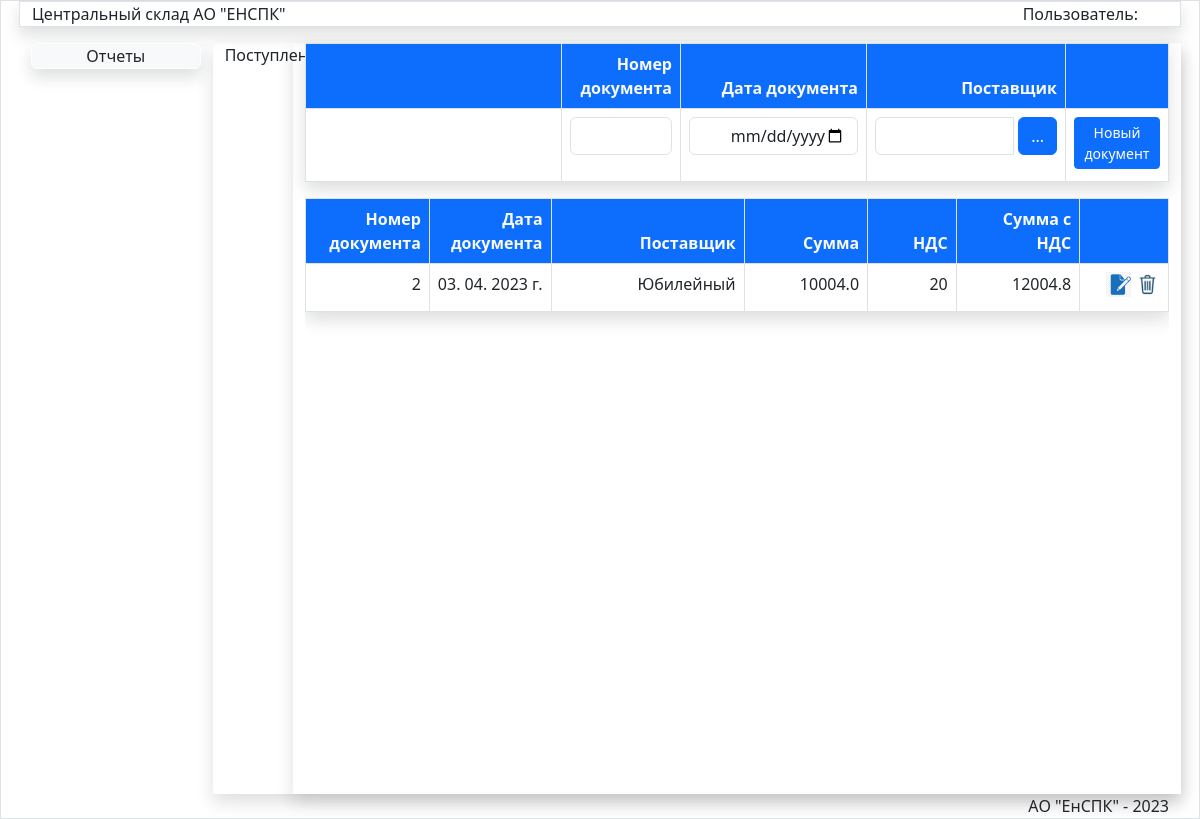
The page /JurnalPost/ on the database as committed earlier.
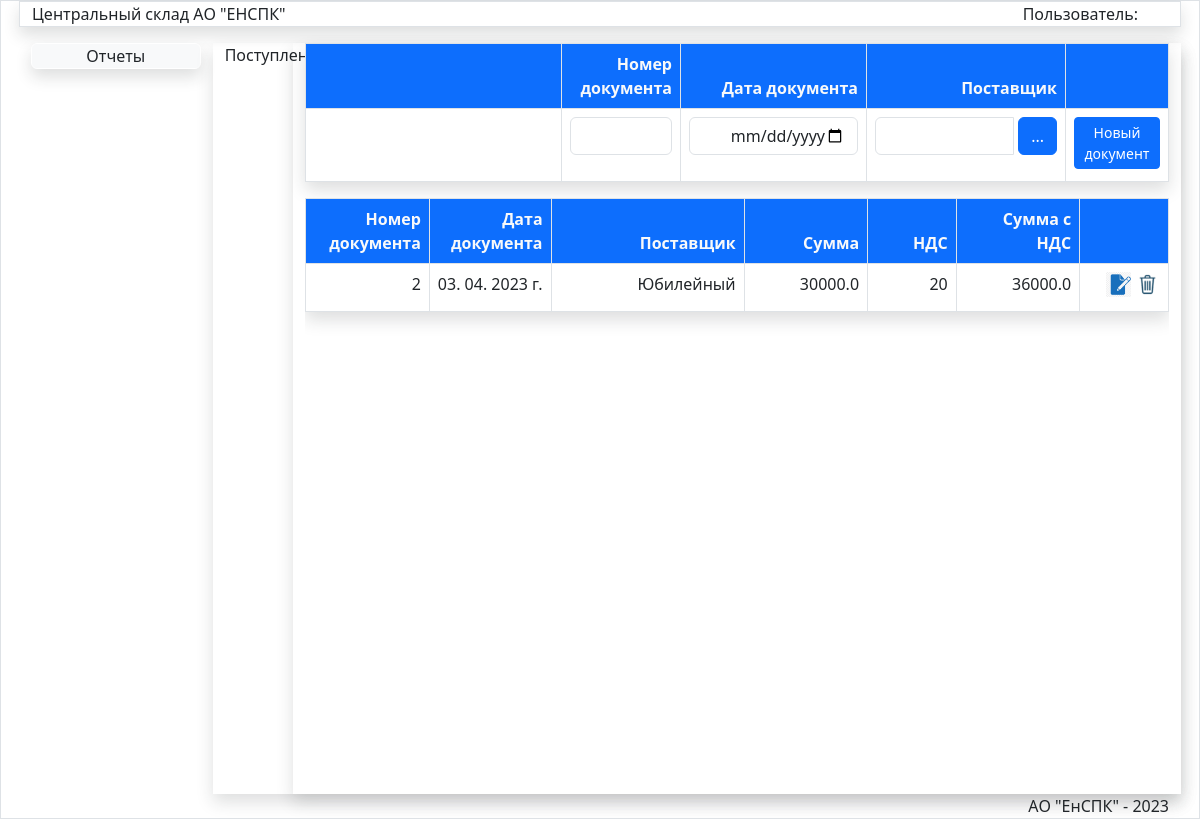
The same page on the database as committed later.
### store/models.py (models this page shows)
class Jurnal(models.Model):
    oper=models.IntegerField(verbose_name="Код операции")
    nomerdoc=models.CharField(max_length=50,verbose_name='Номер документа')
    datadoc=models.DateTimeField(verbose_name='Дата документа')
    postav=models.ForeignKey(Postav,verbose_name='Поставщик',on_delete=models.PROTECT)
    obct=models.ForeignKey(Obct,verbose_name='Объект',on_delete=models.PROTECT)
    podraz=models.ForeignKey(Podraz,verbose_name='Подразделение',on_delete=models.PROTECT)
    fio=models.ForeignKey(Fio,verbose_name='Подотчет',on_delete=models.PROTECT)
    spis=models.ForeignKey(Spis,blank=True,null=True,verbose_name='Причина списания',on_delete=models.PROTECT)
    summa=models.FloatField(verbose_name='Сумма',default=0)
    nds=models.IntegerField(verbose_name='НДС',default=20)
    summawithnds=models.FloatField(verbose_name='Сумма с НДС',default=0)
    updated_at = models.DateTimeField(auto_now=True, verbose_name='Создан')
    created_at = models.DateTimeField(auto_now_add=True, verbose_name='Обновлен')
    class Meta:
        verbose_name = 'Документ'
        verbose_name_plural = 'Документы'
        ordering = ['-datadoc', ]

class Postav(models.Model):
    title = models.CharField(max_length=150, verbose_name='Наименование компании',unique=True)
    def __str__(self):
        return self.title
    class Meta:
        verbose_name = 'Поставщик'
        verbose_name_plural = 'Поставщики'
        ordering = ['title', ]

### store/views.py (the view, shortened to what this page needs)
# urls.py: path('JurnalPost/',JurnalPost,name='JurnalPost'), #Журнал документов поступление
def JurnalPost(request):
    postav=Postav.objects.all()
    jurnalpost=Jurnal.objects.filter(oper=2).order_by('-created_at')
    obct = Obct.objects.get(pk=180)
    fio = Fio.objects.get(pk=5)
    podraz = Podraz.objects.get(pk=74)
    return render(request,'store/Doc/JurnalPost.html',{'postav':postav,'jurnalpost':jurnalpost,'pic_label':'Поступление','title':'Журнал приходных документов'})

### store/templates/store/Doc/JurnalPost.html (shortened to what this page needs)
{% extends 'store/menu.html' %}
{% load static %}
{% block DataArea %}
<div class="row">
<div class="col-md-1">{{pic_label}}</div>
<div class="col-md-11 mx-auto shadow">
<table class="table shadow table-bordered table-hover">
<thead class="bg-primary text-light">
<tr>
<th style="width:35%"></th>
<th style="width:14%" class="text-end" >Номер документа</th>
<th style="width:14%" class="text-end">Дата документа</th>
<th style="width:25%" class="text-end">Поставщик</th>
<th style="width:12%" class="text-end"></th>
</tr>
</thead>
    <form method="post" id="post-form">
    <tr style="align:middle">
       <td></td>
        <td  class="border text-end" ><input type="text" id="id_nomerdoc" class="form-control" style="text-align:right" required></td>
        <td class="text-end pb-3"> <input type="date" id="id_datadoc" class="form-control" style="text-align:right" required/></td>
   <td  class="border text-end" > <div class="input-group">
   <select name="postav" id="id_postav" class="form-control  " required >
            <option selected></option>
            {% for item in postav %}
            <option value="{{item.id}}">{{item.title}}</option>
            {% endfor %}
       </select>
            <div class=" input-group-button pr-2">
            <button type="button" id="show-contact-modal-button" class="btn btn-primary mr-2" style="margin-left: 5px;" data-bs-toggle="modal" data-bs-target="#ModalPostavPodbor">...</button>
            </div>
       </div>
    </td>
    <td  class="border text-end"> <button type="submit" class="btn  btn-primary btn-sm mb-1 " id="savebtn">Новый документ</button></td>
    </form>
</table>
<div class="scrolltable">
<table class="table shadow table-bordered table-hover">
<thead class="bg-primary text-light">
     <th style="width:14.2%;" class="text-end">Номер документа</th>
<th style="width:14.0%;" class=" text-end" >Дата документа</th>
<th style="width:22.2%;" class=" text-end" >Поставщик</th>
<th style="width:14.2%;" class=" text-end" >Сумма</th>
<th style="width:10.2%;" class=" text-end" >НДС</th>
  <th style="width:14.2%;" class=" text-end" >Сумма с НДС</th>
<th style="width:10.2%;" class=" text-end"></th>
</thead>
    <tbody id="post-doc">
    {% for item in jurnalpost %}
    <tr><td  class="border text-end fixed">{{item.nomerdoc}}</td>
    <td   class="border text-end">{{item.datadoc|date:"d. m. Y г." }}</td>
     <td   class="border text-end">{{item.postav}}</td>
    <td   class="border text-end">{{item.summa}}</td>
    <td   class="border text-end">{{item.nds}}</td>
    <td   class="border text-end">{{item.summawithnds }}</td>
    <td class="text-end align-middle border" ><input data-sid="{{item.pk}}" data-update="{{url_update}}" value="Update" type="image" class="btn-ost-update mr-3" src="{% static '/images/edit2.png' %}" width="25px" >
   <input data-sid="{{item.pk}}" data-del="{{url_delete}}" class="btn-ost-del " value="Delete" type="image" src="{% static '/images/del.png' %}" width="25px"> </td>
    </tr>
    {% endfor %}
    </tbody>
</table>
</div>
</div>
</div>
{% endblock DataArea %}

Rows that differ between the two databases and show on the page:
changed Jurnal "Юбилейный": summa "10004.0" → "30000.0"; summawithnds "12004.8" → "36000.0"
